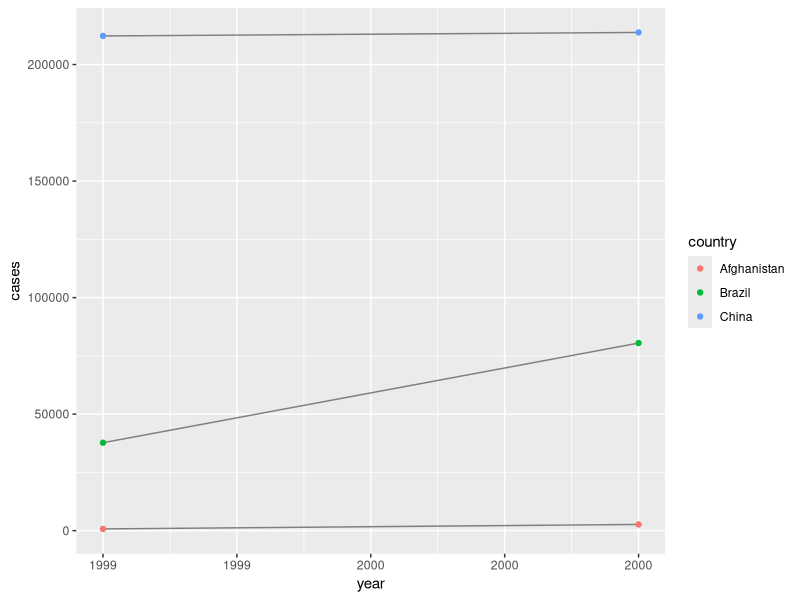
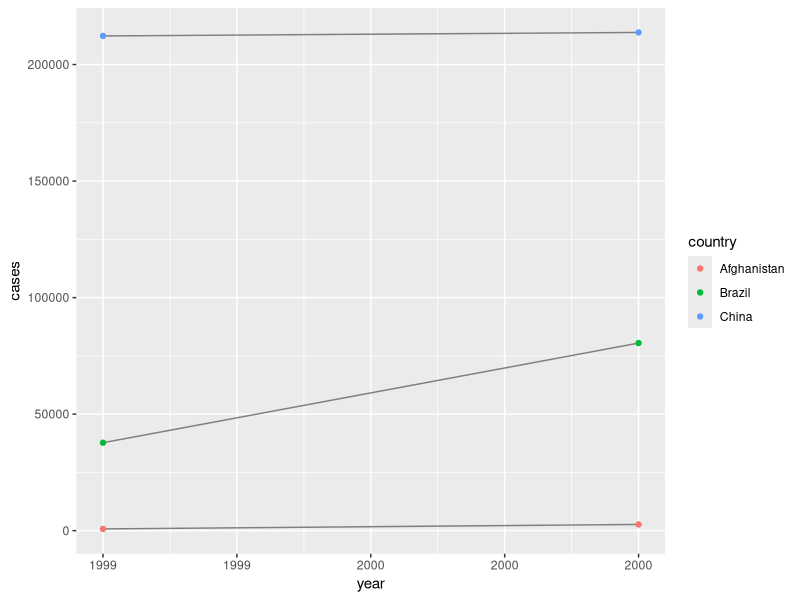

These charts were generated, in order, by the following R code:
## ---- chunk 1
set.seed(1014)
options(digits = 3)

knitr::opts_chunk$set(
  comment = "#>",
  collapse = TRUE,
  cache = TRUE,
  out.width = "70%",
  fig.align = 'center',
  fig.width = 6,
  fig.asp = 0.618,  # 1 / phi
  fig.show = "hold"
)

options(dplyr.print_min = 6, dplyr.print_max = 6)
## ---- chunk 2
library(tidyverse)
## ---- chunk 3
table1
## ---- chunk 4
table2
## ---- chunk 5
table3
## ---- chunk 6
table4a
## ---- chunk 7
table4b
## ---- chunk 8
table5
## ---- chunk 9
t2_cases <- table2 %>% filter(type == "cases") %>% select(-type) %>% rename(cases = count )
t4_cases <- table4a %>% gather(`1999`, `2000`, key = "year", value = "cases")
## ---- chunk 10
t2_pop <- table2 %>% filter(type == "population") %>% select(-type) %>% rename(population = count )
t4_pop <- table4b %>% gather(`1999`, `2000`, key = "year", value = "population")
## ---- chunk 11
t2_rate <- t2_cases %>% left_join(t2_pop, by = c("country", "year")) %>% mutate(count = (cases / population) * 10000) %>% select(-cases, -population) %>% mutate(type = "rate") %>% select(country, year, type, count)

t4_rate <- t4_cases %>% left_join(t4_pop, by = c("country", "year")) %>% mutate(count = (cases / population) * 10000) %>% select(-cases, -population) %>% mutate(type = "rate") %>% select(country, year, count)
## ---- chunk 12

table2_new <- left_join(table2, t2_rate)
table2_new

table4c <- t4_rate %>% spread(year, count)
table4c
## ---- chunk 13
table1 %>% 
  mutate(rate = cases / population * 10000)

table2_s <- table2_new %>% spread(type, count) %>% mutate(cases = as.integer(cases), population = as.integer(population))

table1 %>% 
  count(year, wt = cases)

table2_s %>% 
  count(year, wt = cases)

library(ggplot2)
ggplot(table1, aes(year, cases)) + 
  geom_line(aes(group = country), colour = "grey50") + 
  geom_point(aes(colour = country))

ggplot(table2_s, aes(year, cases)) + 
  geom_line(aes(group = country), colour = "grey50") + 
  geom_point(aes(colour = country))
## ---- chunk 14
stocks <- tibble(
  year   = c(2015, 2015, 2016, 2016),
  half  = c(   1,    2,     1,    2),
  return = c(1.88, 0.59, 0.92, 0.17)
)
stocks
stocks %>% 
  spread(year, return) %>% 
  gather("year", "return", `2015`:`2016`)
## ---- chunk 15
df <- data.frame(row = rep(c(1, 51), each = 3),
                 var = c("Sepal.Length", "Species", "Species_num"),
                 value = c(5.1, "setosa", 1, 7.0, "versicolor", 2))
df

df1 <- df %>% spread(var, value) 
df1 %>% str
df1

df2 <- df %>% spread(var, value, convert = TRUE) 
df2 %>% str
df2

df3 <- df1 %>% gather("var", "value", Sepal.Length:Species_num, convert = TRUE)
df3 %>% str
df3
## ---- chunk 16
table4a %>% 
  gather(`1999`, `2000`, key = "year", value = "cases")
## ---- chunk 17
people <- tribble(
  ~name,             ~key,    ~value,
  #-----------------|--------|------
  "Phillip Woods",   "age",       45,
  "Phillip Woods",   "height",   186,
  "Phillip Woods",   "age",       50,
  "Jessica Cordero", "age",       37,
  "Jessica Cordero", "height",   156
)

people %>%
  mutate(id = c(1, 2, 2, 3, 3)) %>%
  select(id, everything()) %>%
  spread(key, value)
## ---- chunk 18
preg <- tribble(
  ~pregnant, ~male, ~female,
  "yes",     NA,    10,
  "no",      20,    12
)

preg %>%
  gather(`male`, `female`, key = "sex", value = "count")
## ---- chunk 19
tibble(x = c("a,b,c", "d,e,f,g", "h,i,j")) %>% 
  separate(x, c("one", "two", "three"))

tibble(x = c("a,b,c", "d,e,f,g", "h,i,j")) %>% 
  separate(x, c("one", "two", "three"), extra = "drop")

tibble(x = c("a,b,c", "d,e", "f,g,i")) %>% 
  separate(x, c("one", "two", "three"))

tibble(x = c("a,b,c", "d,e", "f,g,i")) %>% 
  separate(x, c("one", "two", "three"), fill = "right")
## ---- chunk 20
tibble(x = c("a,b,c", "d,e,f,g", "h,i,j")) %>% 
  separate(x, c("one", "two", "three"), extra = "drop", remove = TRUE)
tibble(x = c("a,b,c", "d,e,f,g", "h,i,j")) %>% 
  separate(x, c("one", "two", "three"), extra = "drop", remove = FALSE)

tibble(one = c("a","d","h"), two = c("b","e","i"), three = c("c","f","j")) %>%
  unite(x, one, two, three, sep = "")
tibble(one = c("a","d","h"), two = c("b","e","i"), three = c("c","f","j")) %>%
  unite(x, one, two, three, sep = "", remove = FALSE)
## ---- chunk 21
tibble(x = c("a,b,c", "d,e,f", "h,i,j")) %>% 
  separate(x, c("one", "two", "three"))
tibble(x = c("a|b|c", "d|e|f", "h|i|j")) %>% 
  separate(x, c("one", "two", "three"))
## ---- chunk 22
treatment <- tribble(
  ~ person,           ~ treatment, ~response,
  "Derrick Whitmore", 1,           7,
  "Joe Black",        2,           NA,
  "Mary Smith",       3,           9,
  "Katherine Burke",  NA,           4
)

treatmentg <- treatment %>% gather(unit, count, -person)

treatmentg <- treatmentg %>% add_row(person = "Pete James", unit = "response", count = 2)
treatmentg <- treatmentg %>% add_row(person = "Bob Kirk", unit = "treatment", count = 4)

treatments <- treatmentg %>% spread(unit, count, fill = -9) 

df <- tibble(
  group = c(1:2, 1),
  item_id = c(1:2, 2),
  item_name = c("a", "b", "b"),
  value1 = 1:3,
  value2 = 4:6
)
df2 <- df %>% complete(group, nesting(item_id, item_name))
df2 %>% complete(group, nesting(item_id, item_name), fill = list(value1 = 0, value2 = 5))
## ---- chunk 23
treatment <- tribble(
  ~ person,           ~ treatment, ~response,
  "Derrick Whitmore", 1,           7,
  NA,                 2,           NA,
  "Mary Smith",       3,           9,
  "Katherine Burke",  NA,           4
)

treatment %>% fill(person)
treatment %>% fill(person, .direction = "up")
## ---- chunk 24
who

who1 <- who %>% 
  gather(new_sp_m014:newrel_f65, key = "key", value = "cases", na.rm = TRUE)
who1

who1 %>% 
  count(key)


who2 <- who %>% 
  gather(new_sp_m014:newrel_f65, key = "key", value = "cases", na.rm = FALSE)
who2

who2 %>% 
  count(key)
## ---- chunk 25
who3 <- who1 %>% 
  mutate(key = stringr::str_replace(key, "newrel", "new_rel"))
who4 <- who3 %>% 
  separate(key, c("new", "type", "sexage"), sep = "_")


who4 <- who1 %>% 
  separate(key, c("new", "type", "sexage"), sep = "_")
## ---- chunk 26
select(who3, country, iso2, iso3) %>%
  distinct() %>%
  group_by(country) %>%
  filter(n() > 1)
## ---- chunk 27
who1 <- who %>% 
  gather(new_sp_m014:newrel_f65, key = "key", value = "cases", na.rm = TRUE)

who2 <- who1 %>% 
  mutate(key = stringr::str_replace(key, "newrel", "new_rel"))


who3 <- who2 %>% 
  separate(key, c("new", "type", "sexage"), sep = "_")
who3

who4 <- who3 %>% 
  separate(sexage, c("sex", "age"), sep = 1, convert = TRUE)
who5 <- who4 %>% group_by(country, year, sex) %>% summarise(count = sum((cases)))
